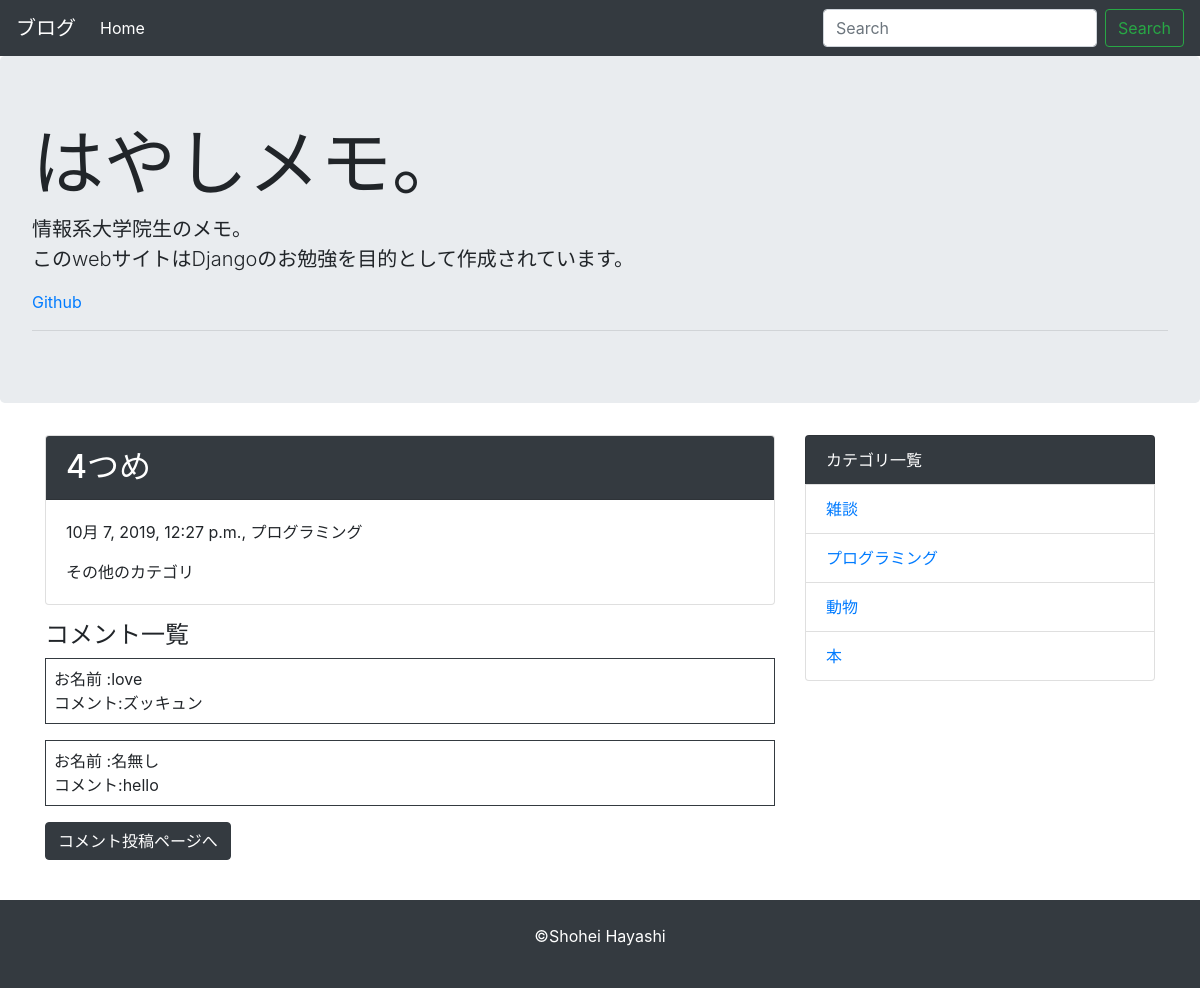
The page /detail/4 on the database its author committed.
### blog/models.py (models this page shows, shortened)
class Post(models.Model):
  title = models.CharField('タイトル', max_length = 255)
  text = models.TextField('本文')
  created_at = models.DateTimeField('作成日', default=timezone.now)
  category = models.ForeignKey(Category, verbose_name='カテゴリ', on_delete=models.PROTECT)

class Category(models.Model):
  name = models.CharField('カテゴリ名', max_length = 255)
  created_at = models.DateTimeField('作成日', default=timezone.now)
  def __str__(self):
      return self.name

class Comment(models.Model):
  name = models.CharField('お名前', max_length=30, default='名無し')
  text = models.TextField('本文')
  post = models.ForeignKey(Post, verbose_name="紐づく記事", on_delete=models.PROTECT)
  created_at = models.DateTimeField('作成日', default=timezone.now)

### blog/views.py (the view)
# urls.py: path('detail/<int:pk>', views.DetailView.as_view(), name = 'detail'),
class DetailView(generic.DetailView):
  model = Post

### blog/context_processors.py (called while the page is built)
def common(request):
  context = {
    'category_list':Category.objects.all(),
  }
  return context

### blog/templates/blog/post_detail.html
{% extends 'blog/base.html' %}
{% block content %}
<div class="card mb-3">
  <h2 class="card-header bg-dark text-white">{{ post.title }}</h4>
  <div class="card-body">
    <p>{{ post.created_at }}, {{ post.category }}</p>
    {{ post.text | linebreaksbr | urlize }}
  </div>
</div>
<h4>コメント一覧</h4>
{% for comment in post.comment_set.all %}
  <p class="border border-dark p-2">
    お名前  :{{ comment.name}}<br>
    コメント:{{ comment.text | linebreaksbr }}
  </p>
{% endfor %}
<a class="btn btn-dark mb-3" href="{% url 'blog:comment' post.pk %}">コメント投稿ページへ</a>
{% endblock %}

### blog/templates/blog/base.html (shortened to what this page needs)
<!DOCTYPE html>
<html lang="ja">
<head>
  <link rel="stylesheet" href="https://stackpath.bootstrapcdn.com/bootstrap/4.3.1/css/bootstrap.min.css">
</head>
<body>
  <nav class="navbar navbar-expand-lg navbar-dark bg-dark">
    <a class="navbar-brand" href="{% url 'blog:index' %}">ブログ</a>
    <div class="collapse navbar-collapse" id="navbarSupportedContent">
      <ul class="navbar-nav mr-auto">
        <li class="nav-item active">
          <a class="nav-link" href="{% url 'blog:index' %}">Home</a>
        </li>
      </ul>
      <form class="form-inline my-2 my-lg-0" method="GET" action="{% url 'blog:index' %}">
        <input class="form-control mr-sm-2" type="text" placeholder="Search" aria-label="Search" name="keyword">
        <button class="btn btn-outline-success my-2 my-sm-0" type="submit">Search</button>
      </form>
    </div>
  </nav>
  <div class="jumbotron">
    <h1 class="display-3">はやしメモ。</h1>
    <p class="lead">情報系大学院生のメモ。<br>
    このwebサイトはDjangoのお勉強を目的として作成されています。</p>
    <p><a href="https://github.com/RingSho/django-blog">Github</a></p>
    <hr class="my-2">
  </div>
  <div class="container mb-4 mt-3">
    <div class="row">
      <div class="col-md-8">
        {% block content %}
        {% endblock %}
      </div>
      <div class="col-md-4">
        <ul class="list-group">
          <li class="list-group-item bg-dark text-white">カテゴリ一覧</li>
          {% for category in category_list%}
            <li class="list-group-item">
              <a href="{% url 'blog:category' category.pk %}">{{ category }}</a>
            </li>
          {% endfor %}
        </ul>
      </div>
    </div>
  </div>
  <footer class="bg-dark text-white text-center py-4">
    <p>©Shohei Hayashi</p>
  </footer>
</body>
</html>

### rows shown on the page
Post: title "4つめ", created_at "10月 7, 2019, 12:27 p.m.", category "プログラミング", text "その他のカテゴリ"
Comment: name "love", text "ズッキュン"
Comment: name "名無し", text "hello"
Category: name "雑談"
Category: name "プログラミング"
Category: name "動物"
Category: name "本"
